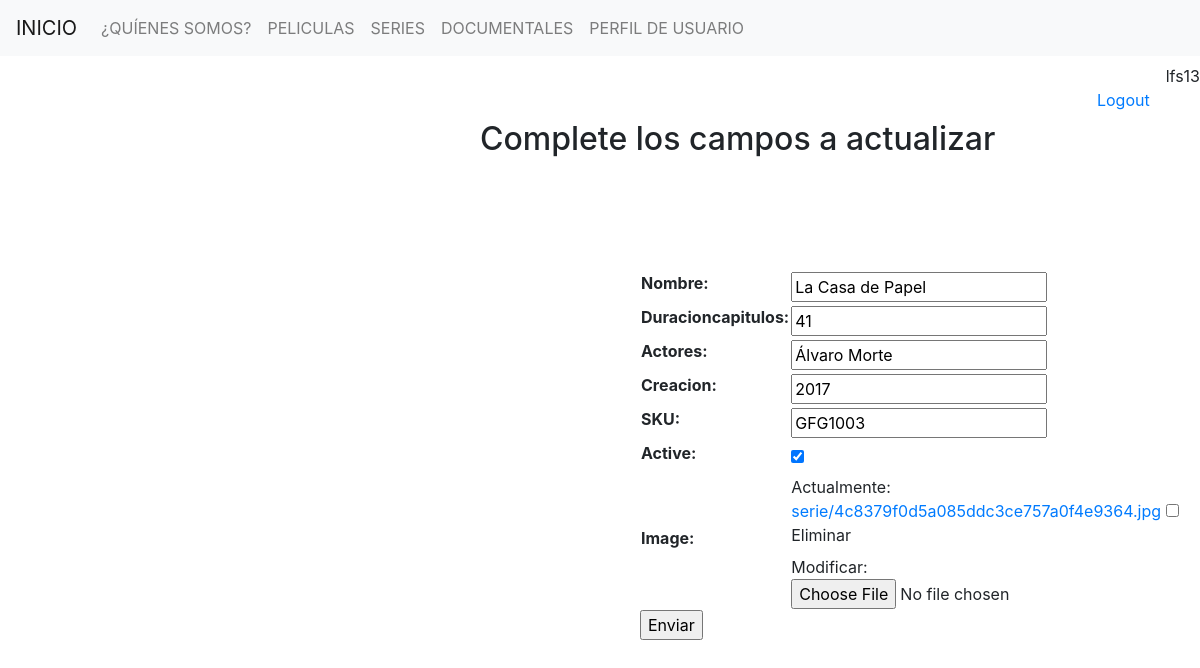
The app's page /series/update-serie/4/ (signed in), older data.
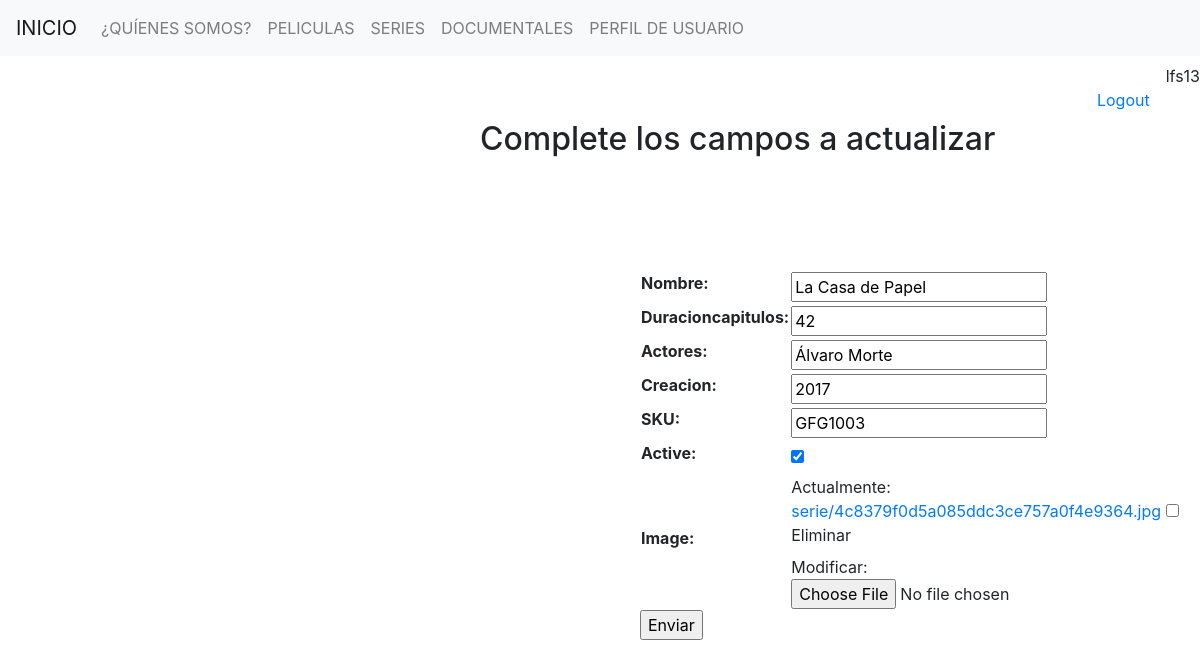
The same page, newer data.
### serie/models.py (models this page shows)
class Serie(models.Model):
    nombre = models.CharField(max_length=40)
    duracioncapitulos = models.IntegerField()
    actores = models.CharField(max_length=100)
    creacion =  models.IntegerField()
    SKU = models.CharField(max_length=30, unique=True)
    active = models.BooleanField(default=True)
    image = models.ImageField(upload_to = 'serie', blank=True, null=True)
    class Meta:
        verbose_name = 'serie'
        verbose_name_plural = 'series'

### serie/views.py (the view, shortened to what this page needs)
# urls.py: path('update-serie/<int:pk>/', Update_serie.as_view(), name = 'update_serie'),
class Update_serie(LoginRequiredMixin, UpdateView):
    model = Serie
    template_name = 'update_serie.html'
    fields = '__all__'

### templates/update_serie.html (shortened to what this page needs)
{% extends 'base.html' %}
{% block contenido %}
    {% if form %}
        <h2 style="margin-left:30rem">Complete los campos a actualizar</h2>
        <form action="" method="POST" style="margin-left:40rem;margin-top:7rem">
            <table>
                {{form.as_table}}
            </table>
            <input type="submit" , value="Enviar">
        </form>
    {% endif %}
{% endblock %}

Row changes from the older to the newer data that the page shows:
changed Serie "La Casa de Papel": duracioncapitulos "41" → "42"
